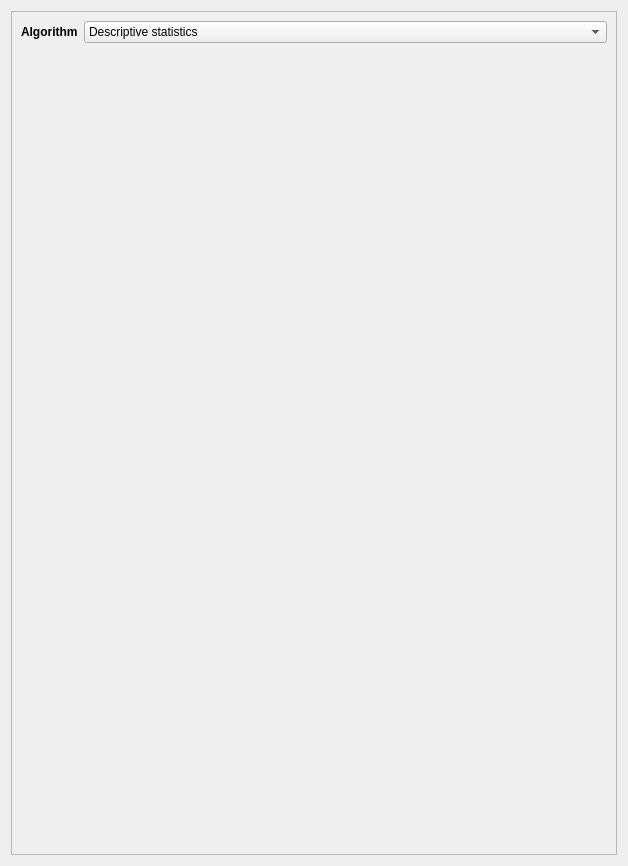
<?xml version="1.0" encoding="UTF-8"?>
<ui version="4.0">
 <class>Form</class>
 <widget class="QWidget" name="Form">
  <property name="geometry">
   <rect>
    <x>0</x>
    <y>0</y>
    <width>628</width>
    <height>866</height>
   </rect>
  </property>
  <property name="windowTitle">
   <string>Form</string>
  </property>
  <layout class="QVBoxLayout" name="verticalLayout">
   <item>
    <widget class="QScrollArea" name="algorithm_page_scroll">
     <property name="widgetResizable">
      <bool>true</bool>
     </property>
     <widget class="QWidget" name="scrollAreaWidgetContents">
      <property name="geometry">
       <rect>
        <x>0</x>
        <y>0</y>
        <width>608</width>
        <height>846</height>
       </rect>
      </property>
      <layout class="QVBoxLayout" name="verticalLayout_2">
       <item>
        <layout class="QHBoxLayout" name="algorithm_selection_layout">
         <item>
          <widget class="QLabel" name="label">
           <property name="font">
            <font>
             <weight>75</weight>
             <bold>true</bold>
            </font>
           </property>
           <property name="text">
            <string>Algorithm</string>
           </property>
          </widget>
         </item>
         <item>
          <widget class="QComboBox" name="algorithm_selection">
           <property name="sizePolicy">
            <sizepolicy hsizetype="Expanding" vsizetype="Fixed">
             <horstretch>0</horstretch>
             <verstretch>0</verstretch>
            </sizepolicy>
           </property>
           <item>
            <property name="text">
             <string>Descriptive statistics</string>
            </property>
           </item>
          </widget>
         </item>
        </layout>
       </item>
       <item>
        <widget class="QStackedWidget" name="parameters_container"/>
       </item>
      </layout>
     </widget>
    </widget>
   </item>
  </layout>
 </widget>
 <resources/>
 <connections/>
</ui>
